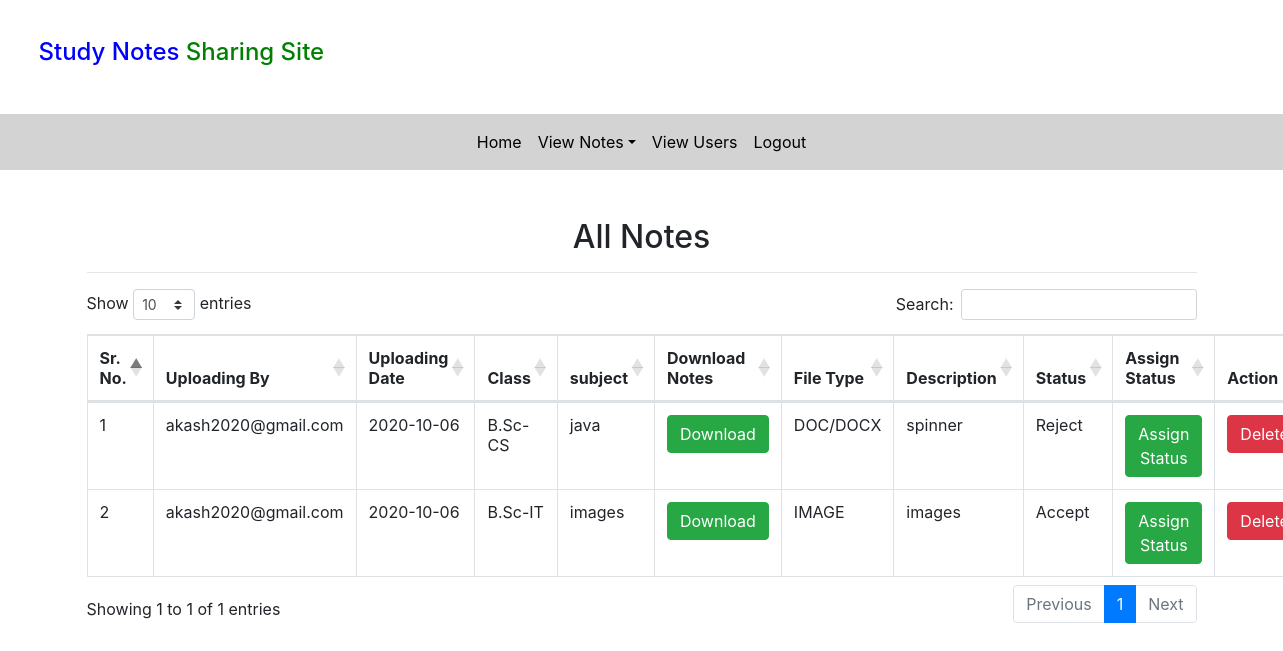
The app's page /all_notes (signed in) with its own data.
### notes/models.py (models this page shows, shortened)
class Notes(models.Model):
    user = models.ForeignKey(User, on_delete=models.CASCADE)
    uploadingdate = models.CharField(max_length=30)
    branch = models.CharField(max_length=30)
    subject = models.CharField(max_length=30)
    notesfile = models.FileField(null=True)
    filetype = models.CharField(max_length=30)
    description = models.CharField(max_length=200, null=True)
    status = models.CharField(max_length=15)

### notes/views.py (the view)
# urls.py: path('all_notes', all_notes, name='all_notes'),
def all_notes(request):
    if not request.user.is_authenticated:
        return redirect('login_admin')
    notes = Notes.objects.all()
    d = {'notes' : notes}
    return render(request, 'all_notes.html', d)

### notes/templates/all_notes.html (shortened to what this page needs)
{%  extends 'admin_navigation.html' %}
{% load static %}
{% block body %}
<link rel="stylesheet" href="//cdnjs.cloudflare.com/ajax/libs/twitter-bootstrap/4.5.2/css/bootstrap.css">
<link rel="stylesheet" href="https://cdn.datatables.net/1.10.22/css/dataTables.bootstrap4.min.css">
<div class="container mt-5">
    <h2 class="text-center">All Notes</h2>
    <hr>
    <table class="table table-bordered" id="example">
        <thead>
        <tr>
            <th>Sr. No.</th>
            <th>Uploading By</th>
            <th>Uploading Date</th>
            <th>Class</th>
            <th>subject</th>
            <th>Download Notes</th>
            <th>File Type</th>
            <th>Description</th>
            <th>Status</th>
            <th>Assign Status</th>
            <th>Action</th>
        </tr>
        </thead>
        {% for i in notes %}
        <tbody>
        <tr>
            <td>{{forloop.counter}}</td>
            <td>{{i.user.username}}</td>
            <td>{{i.uploadingdate}}</td>
            <td>{{i.branch}}</td>
            <td>{{i.subject}}</td>
            <td><a href="{{i.notesfile.url}}" class="btn btn-success" download>Download</a></td>
            <td>{{i.filetype}}</td>
            <td>{{i.description}}</td>
            <td>{{i.status}}</td>
            <td><a href="{% url 'assign_status' i.id %}" class="btn btn-success">Assign Status</a></td>
            <td><a href="{% url 'delete_notes' i.id %}" class="btn btn-danger" onclick="return confirm('Are you sure?')">Delete</a></td>
        </tr>
        {% endfor %}
        </tbody>
    </table>
</div>
{% endblock %}

### records on screen
Notes: user.username "akash2020@gmail.com", uploadingdate "2020-10-06", branch "B.Sc-CS", subject "java", filetype "DOC/DOCX", description "spinner", status "Reject"
Notes: user.username "akash2020@gmail.com", uploadingdate "2020-10-06", branch "B.Sc-IT", subject "images", filetype "IMAGE", description "images", status "Accept"
